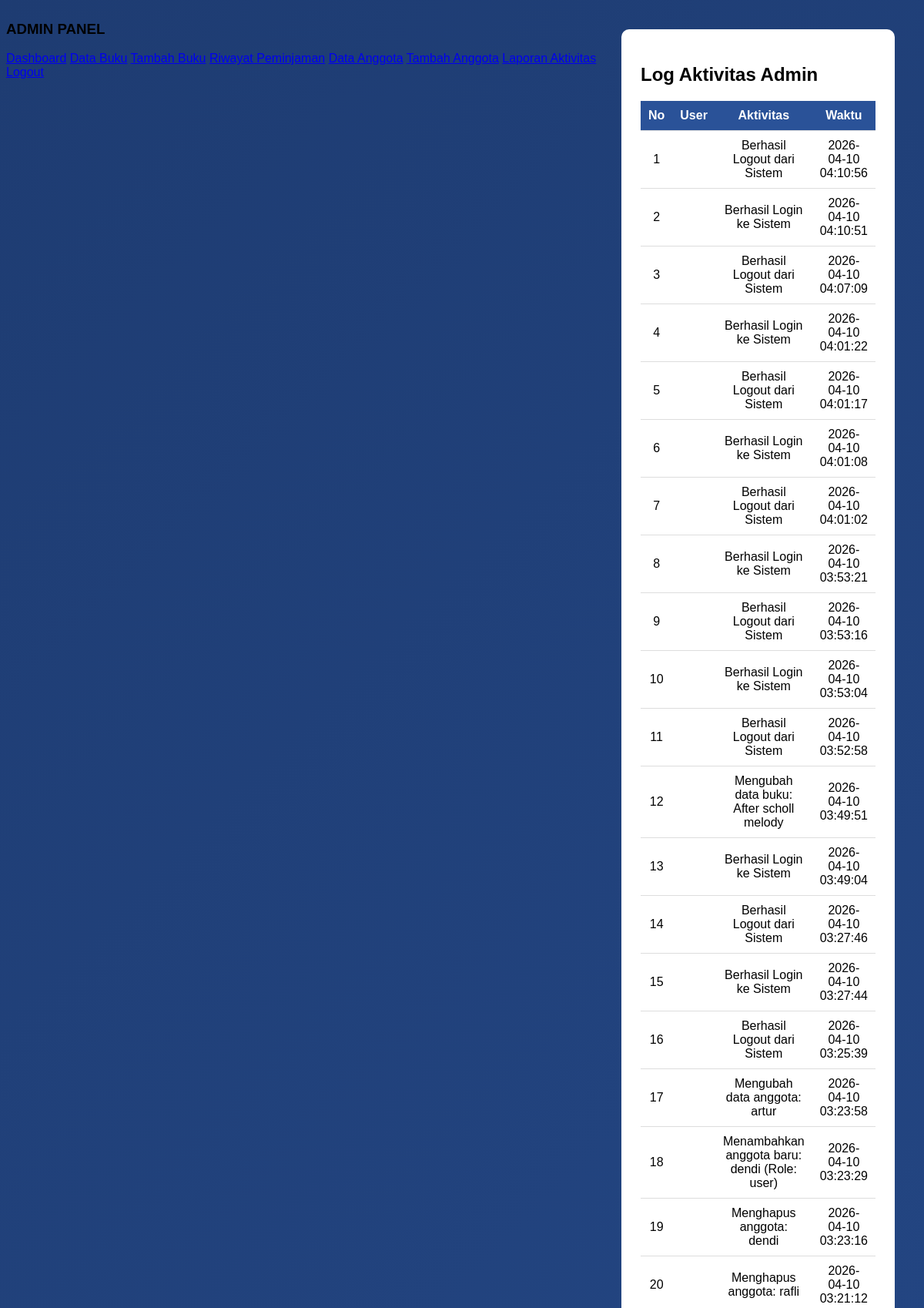
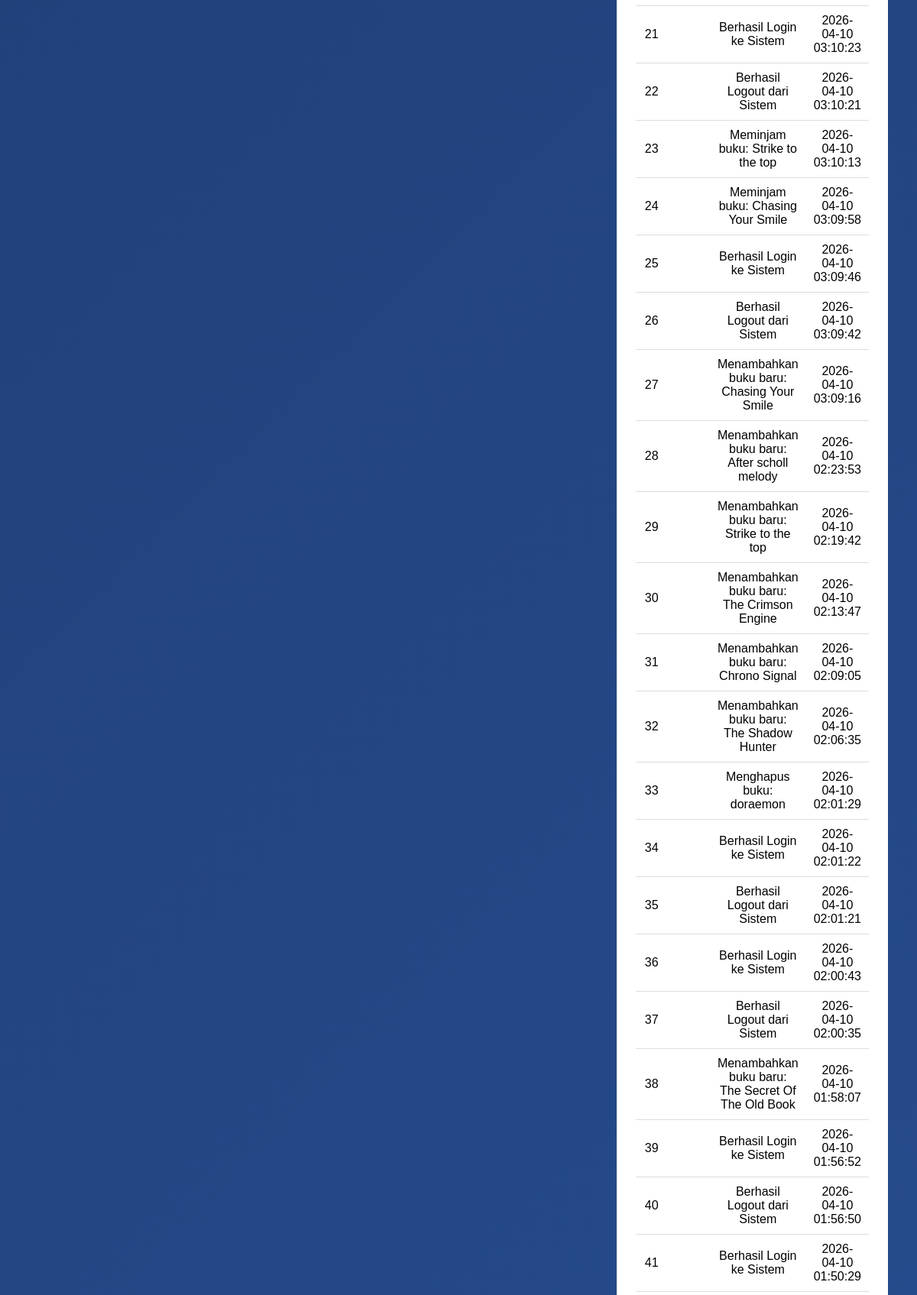
Page /project_rafli/admin/log_aktivitas.php (signed in, upper part) on the committed database (2 pictures, top to bottom).
### tables this page shows
CREATE TABLE `log_aktivitas` (
  `id` int(11) NOT NULL,
  `nama_pelaku` varchar(100) DEFAULT NULL,
  `aktivitas` varchar(255) DEFAULT NULL,
  `kategori` varchar(50) DEFAULT NULL,
  `waktu` timestamp NOT NULL DEFAULT current_timestamp()
);

### project_rafli/admin/log_aktivitas.php (the view, shortened to what this page needs)
<?php
include '../config.php';
$data = mysqli_query($koneksi,"SELECT * FROM log_aktivitas ORDER BY id DESC");
?>
<!DOCTYPE html>
<html>
<head>
</head>
<body>
<div class="wrapper">
<?php include 'sidebar.php'; ?>
<div class="content">
  <div class="container">
    <h2>Log Aktivitas Admin</h2>
    <table>
      <tr>
        <th>No</th>
        <th>User</th>
        <th>Aktivitas</th>
        <th>Waktu</th>
      </tr>
      <?php $no=1; while($d=mysqli_fetch_assoc($data)){ ?>
      <tr>
        <td><?= $no++ ?></td>
        <td><?= $d['user'] ?></td>
        <td><?= $d['aktivitas'] ?></td>
        <td><?= $d['waktu'] ?></td>
      </tr>
      <?php } ?>
    </table>
  </div>
</div>
</div>
</body>
</html>

### project_rafli/admin/log_aktivitas.php (style rules this page uses)
body { background:linear-gradient(135deg,#1e3c72,#2a5298); font-family:sans-serif; }
.wrapper { display:flex }
.content { flex:1;padding:30px }
.container { background:white; padding:25px; border-radius:10px; }
table { width:100%; border-collapse:collapse; }
th, td { padding:10px; border-bottom:1px solid #ddd; text-align:center; }
th { background:#2a5298; color:white; }

### rows in the picture
log_aktivitas: aktivitas "Berhasil Logout dari Sistem", waktu "2026-04-10 04:10:56"
log_aktivitas: aktivitas "Berhasil Login ke Sistem", waktu "2026-04-10 04:10:51"
log_aktivitas: aktivitas "Berhasil Logout dari Sistem", waktu "2026-04-10 04:07:09"
log_aktivitas: aktivitas "Berhasil Login ke Sistem", waktu "2026-04-10 04:01:22"
log_aktivitas: aktivitas "Berhasil Logout dari Sistem", waktu "2026-04-10 04:01:17"
log_aktivitas: aktivitas "Berhasil Login ke Sistem", waktu "2026-04-10 04:01:08"
log_aktivitas: aktivitas "Berhasil Logout dari Sistem", waktu "2026-04-10 04:01:02"
log_aktivitas: aktivitas "Berhasil Login ke Sistem", waktu "2026-04-10 03:53:21"
log_aktivitas: aktivitas "Berhasil Logout dari Sistem", waktu "2026-04-10 03:53:16"
log_aktivitas: aktivitas "Berhasil Login ke Sistem", waktu "2026-04-10 03:53:04"
log_aktivitas: aktivitas "Berhasil Logout dari Sistem", waktu "2026-04-10 03:52:58"
log_aktivitas: aktivitas "Mengubah data buku: After scholl melody", waktu "2026-04-10 03:49:51"
log_aktivitas: aktivitas "Berhasil Login ke Sistem", waktu "2026-04-10 03:49:04"
log_aktivitas: aktivitas "Berhasil Logout dari Sistem", waktu "2026-04-10 03:27:46"
log_aktivitas: aktivitas "Berhasil Login ke Sistem", waktu "2026-04-10 03:27:44"
log_aktivitas: aktivitas "Berhasil Logout dari Sistem", waktu "2026-04-10 03:25:39"
log_aktivitas: aktivitas "Mengubah data anggota: artur", waktu "2026-04-10 03:23:58"
log_aktivitas: aktivitas "Menambahkan anggota baru: dendi (Role: user)", waktu "2026-04-10 03:23:29"
log_aktivitas: aktivitas "Menghapus anggota: dendi", waktu "2026-04-10 03:23:16"
log_aktivitas: aktivitas "Menghapus anggota: rafli", waktu "2026-04-10 03:21:12"
log_aktivitas: aktivitas "Berhasil Login ke Sistem", waktu "2026-04-10 03:10:23"
log_aktivitas: aktivitas "Berhasil Logout dari Sistem", waktu "2026-04-10 03:10:21"
log_aktivitas: aktivitas "Meminjam buku: Strike to the top", waktu "2026-04-10 03:10:13"
log_aktivitas: aktivitas "Meminjam buku: Chasing Your Smile", waktu "2026-04-10 03:09:58"
log_aktivitas: aktivitas "Berhasil Login ke Sistem", waktu "2026-04-10 03:09:46"
log_aktivitas: aktivitas "Berhasil Logout dari Sistem", waktu "2026-04-10 03:09:42"
log_aktivitas: aktivitas "Menambahkan buku baru: Chasing Your Smile", waktu "2026-04-10 03:09:16"
log_aktivitas: aktivitas "Menambahkan buku baru: After scholl melody", waktu "2026-04-10 02:23:53"
log_aktivitas: aktivitas "Menambahkan buku baru: Strike to the top", waktu "2026-04-10 02:19:42"
log_aktivitas: aktivitas "Menambahkan buku baru: The Crimson Engine", waktu "2026-04-10 02:13:47"
log_aktivitas: aktivitas "Menambahkan buku baru: Chrono Signal", waktu "2026-04-10 02:09:05"
log_aktivitas: aktivitas "Menambahkan buku baru: The Shadow Hunter", waktu "2026-04-10 02:06:35"
log_aktivitas: aktivitas "Menghapus buku: doraemon", waktu "2026-04-10 02:01:29"
log_aktivitas: aktivitas "Berhasil Login ke Sistem", waktu "2026-04-10 02:01:22"
log_aktivitas: aktivitas "Berhasil Logout dari Sistem", waktu "2026-04-10 02:01:21"
log_aktivitas: aktivitas "Berhasil Login ke Sistem", waktu "2026-04-10 02:00:43"
log_aktivitas: aktivitas "Berhasil Logout dari Sistem", waktu "2026-04-10 02:00:35"
log_aktivitas: aktivitas "Menambahkan buku baru: The Secret Of The Old Book", waktu "2026-04-10 01:58:07"
log_aktivitas: aktivitas "Berhasil Login ke Sistem", waktu "2026-04-10 01:56:52"
log_aktivitas: aktivitas "Berhasil Logout dari Sistem", waktu "2026-04-10 01:56:50"
log_aktivitas: aktivitas "Berhasil Login ke Sistem", waktu "2026-04-10 01:50:29"
